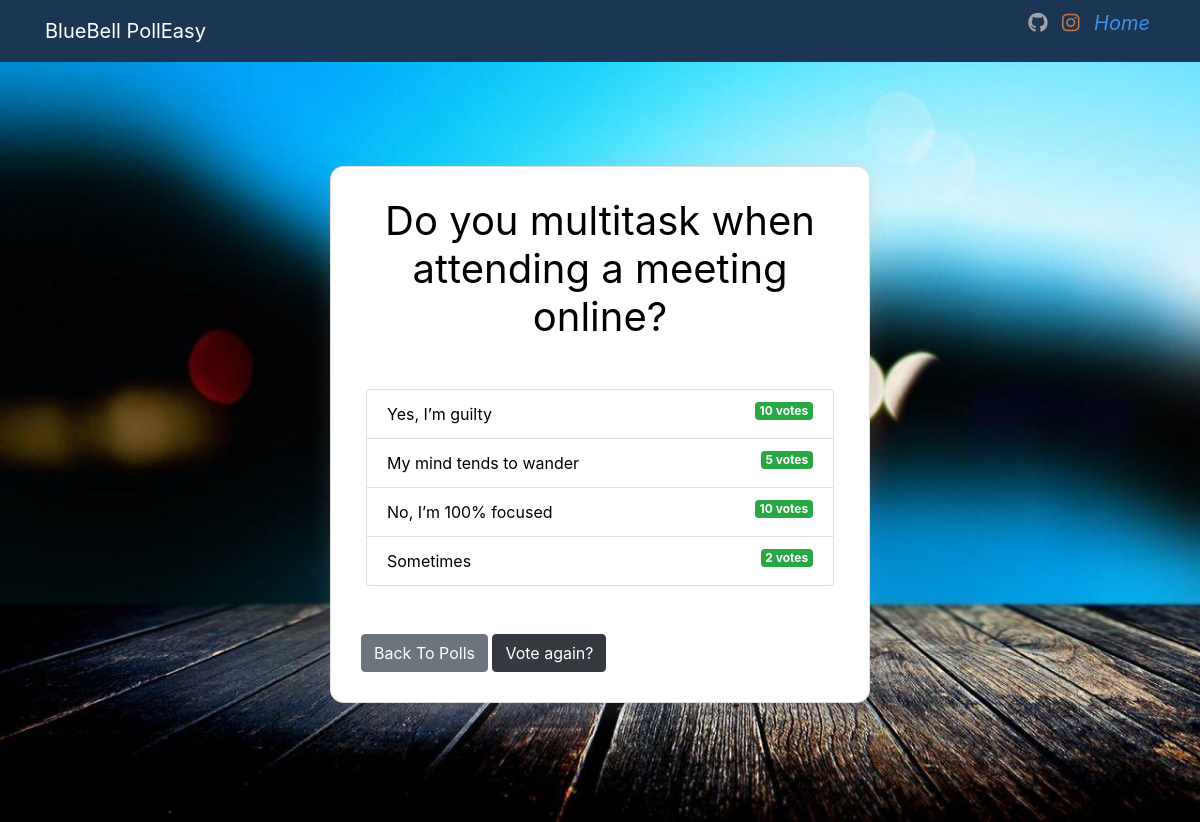
Page /polls/6/results/ on the committed database.
### polls/models.py (models this page shows, shortened)
class Question(models.Model):
    question_text = models.CharField(max_length=200)
    pub_date = models.DateTimeField('date published')

class Choice(models.Model):
    question = models.ForeignKey(Question, on_delete=models.CASCADE)
    choice_text = models.CharField(max_length=200)
    votes = models.IntegerField(default=0)

### polls/views.py (the view)
# urls.py: path('<int:question_id>/results/', views.results, name='results'),
def results(request, question_id):
  question = get_object_or_404(Question, pk=question_id)
  return render(request, 'polls/results.html', { 'question': question })

### templates/polls/results.html (shortened to what this page needs)
{% extends 'base.html' %}
{% block content %}
   <div class="card-body">
<h1 class="mb-5 text-center">{{ question.question_text }}</h1>
<ul class="list-group mb-5">
	{% for choice in question.choice_set.all %}
	<li class="list-group-item">
		{{ choice.choice_text }}  <span class="badge badge-success float-right">{{ choice.votes }} vote{{ choice.votes | pluralize }}</span>
	</li>
	{% endfor %}
</ul>
<a class="btn btn-secondary" href="{% url 'polls:index' %}">Back To Polls</a>
<a class="btn btn-dark" href="{% url 'polls:detail' question.id %}">Vote again?</a>
</div>
{% endblock %}

### polls/static/css/style.css (style rules this page uses)
.card-body { position: relative; display: -ms-flexbox; display: block; -ms-flex-direction: column; flex-direction: column; min-width: 0; word-wrap: break-word; background-color: rgba(255, 255, 255, 0); background-clip: border-box; border: 0px solid rgba(0,0,0,.125); border-radius: .25rem; }
.card-body h1 { font-size: 3.5rem; color: white; font-weight: 400; }

### templates/partials/_navbar.html (style rules this page uses)
ul li { display: inline; margin: 0 5px; }

### templates/polls/results.html (style rules this page uses)
.card-body { color:rgb(0, 0, 0); border: 1px solid rgba(0,0,0,.125); border-radius: .85rem; background: white; box-shadow: rgb(149 157 165 / 20%) 0px 8px 24px; padding: 30px; margin-bottom: 15px; }
.card-body h1 { font-size:2.5rem; color: black; }

### rows in the picture
Question: question_text "Do you multitask when attending a meeting online?"
Choice: choice_text "Yes, I’m guilty", votes "10", votes|pluralize "s"
Choice: choice_text "My mind tends to wander", votes "5", votes|pluralize "s"
Choice: choice_text "No, I’m 100% focused", votes "10", votes|pluralize "s"
Choice: choice_text "Sometimes", votes "2", votes|pluralize "s"
